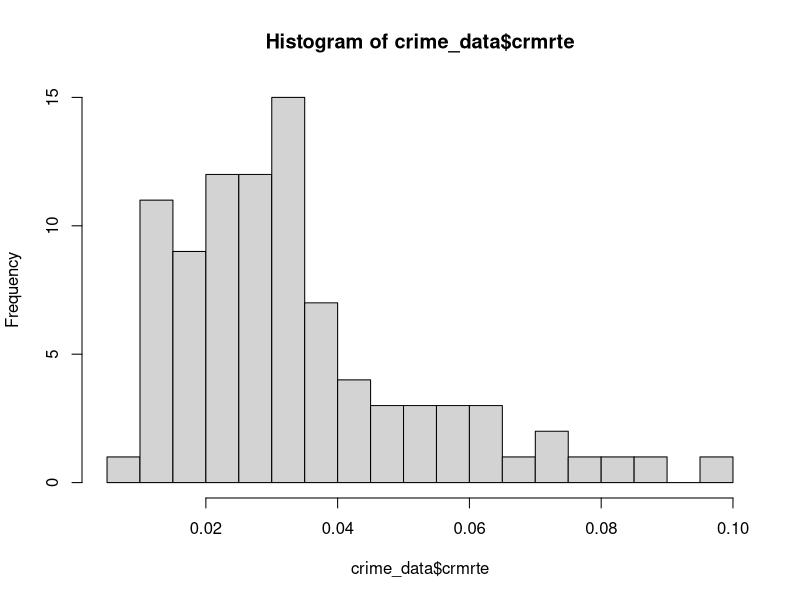
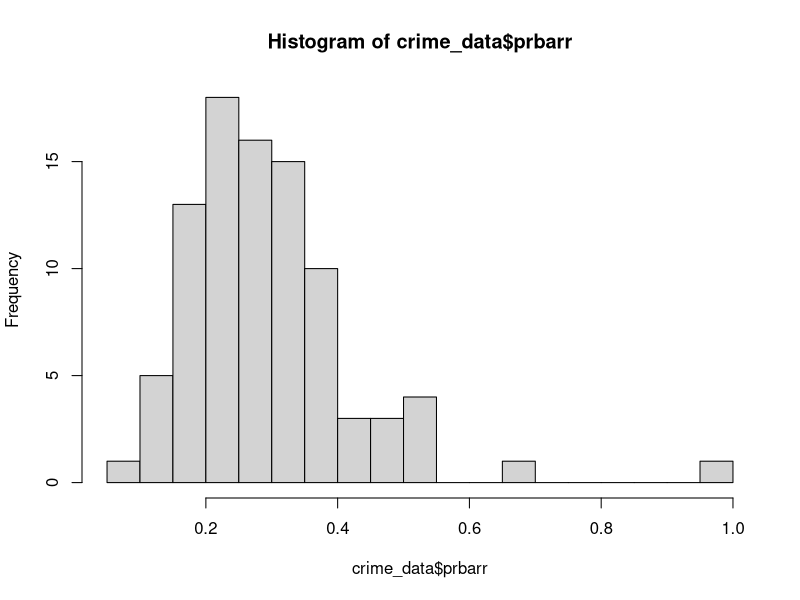

Generate these figures, in order, with R: (Note: this script raises an error after producing the figures.)
## ---- chunk 1
library(dplyr)
library(ggplot2)
library(knitr)
library(corrplot)
## ---- chunk 2
crime_data <- read.csv('../data/raw/crime_v2.csv')
## ---- chunk 3
sum(is.na(crime_data$county))
crime_data[is.na(crime_data$county),]
sum(is.na(crime_data))
## ---- chunk 4
crime_data <- crime_data[is.na(crime_data$county) == FALSE, ]
## ---- chunk 5
table(crime_data$county)
## ---- chunk 6
crime_data[crime_data$county==193, ]
## ---- chunk 7
crime_data <- crime_data[-89, ]
crime_data[crime_data$county==193, ]
table(crime_data$county)
## ---- chunk 8
table(crime_data$year)
## ---- chunk 9
crime_data$year <- '1987'
table(crime_data$year)
## ---- chunk 10
summary(crime_data$crmrte)
hist(crime_data$crmrte, breaks = 30)
## ---- chunk 11
summary(crime_data$prbarr)
## ---- chunk 12
crime_data[crime_data$prbarr>1,]
## ---- chunk 13
crime_data[crime_data$prbarr > 1,'prbarr'] <- 1
hist(crime_data$prbarr, breaks = 30)
## ---- chunk 14
table(crime_data$prbconv)
# looks like `prbconv` is coded as a factor, I will change it to numeric
crime_data$prbconv <- as.numeric(levels(crime_data$prbconv))[crime_data$prbconv]
# check on the NA values
sum(is.na(crime_data$prbconv))
summary(crime_data$prbconv)
## ---- chunk 15
crime_data[crime_data$prbconv > 1, 'prbconv'] <- 1
## ---- chunk 16
hist(crime_data$prbconv, breaks = 30, main = '# of convictions/# of arrests')
hist(crime_data$prbconv*crime_data$prbarr, breaks = 30, main = '# of convictions/# of offenses')
## ---- chunk 17
summary(crime_data$prbpris)
hist(crime_data$prbpris, main = '# of convictions resulting in prison/# of convictions', breaks = 30)
hist(crime_data$prbpris * crime_data$prbconv, main = '# of convictions resulting in prison/# of arrests', breaks = 30)
hist(crime_data$prbpris * crime_data$prbconv * crime_data$prbarr, main = '# of convictions resulting in prison/# of offenses', breaks = 30)
## ---- chunk 18
summary(crime_data$avgsen)
hist(crime_data$avgsen)
## ---- chunk 19
summary(crime_data$polpc)
hist(crime_data$polpc, breaks = 30, main = 'Police per capita')
## ---- chunk 20
summary(crime_data$density)
hist(crime_data$density, breaks = 30, main = 'People per sq mile by county')
hist(crime_data$density * crime_data$polpc, breaks = 30, main = 'Police per sq mile by county')
## ---- chunk 21
summary(crime_data$taxpc)
hist(crime_data$taxpc, breaks = 30, main = 'Tax Revenue per Capita')
## ---- chunk 22
table(crime_data$west + crime_data$central)
table(crime_data$urban)
## ---- chunk 23
crime_data[crime_data$west + crime_data$central == 2, ]
## ---- chunk 24
summary(crime_data$pctmin80)
hist(crime_data$pctmin80, breaks = 30, main = 'Percentage of minority in 1980')
## ---- chunk 25
summary(crime_data[c('wcon', 'wtuc', 'wtrd', 'wfir', 'wser', 'wmfg', 'wfed', 'wsta', 'wloc')])
row_means <- apply(X=crime_data[c('wcon', 'wtuc', 'wtrd', 'wfir', 'wser', 'wmfg', 'wfed', 'wsta', 'wloc')], MARGIN=1, FUN=mean, na.rm=TRUE)
summary(row_means)
hist(row_means, breaks = 30, main = 'Average Weekly Wages across all files')
## ---- chunk 26
crime_data[crime_data$wser>2000, ]
## ---- chunk 27
crime_data[crime_data$wser>2000, 'wser'] <- crime_data[crime_data$wser>2000, 'wser'] / 10
summary(crime_data$wser)
## ---- chunk 28
crime_data['avg_wage'] <- row_means
## ---- chunk 29
summary(crime_data$mix)
hist(crime_data$mix, main = 'Ratio of face-to-face offense vs other')
## ---- chunk 30
summary(crime_data$pctymle)
hist(crime_data$pctymle, breaks = 30, main = 'percentage of young male')
## ---- chunk 31
crime_data['pr_punishment'] <- crime_data['prbarr'] * crime_data['prbconv'] *crime_data['prbpris']
crime_data['pr_conviction_over_offenses'] <- crime_data['prbarr'] * crime_data['prbconv']
## ---- chunk 32
# renaming the variable names
colnames(crime_data) <- c('county_id', 'year', 'crime_rate', 'pr_arrest', 'pr_conviction', 'pr_sentence', 'avg_sentence',
                          'police_per_capita','population_density', 'tax_per_capita', 'is_west', 'is_central', 'is_urban',
                          'pct_minority','w_construction', 'w_tuc', 'w_sales', 'w_fin', 'w_service', 'w_manu', 'w_fed', 'w_state',
                          'w_local_gov', 'offense_mix', 'pct_young_male','avg_wage', 'pr_punishment', 'pr_conviction_over_offenses')
## ---- chunk 33
crime_cols <- crime_data[c('crime_rate', 'pr_arrest', 'pr_conviction', 'pr_sentence', 'pr_punishment', 'pr_conviction_over_offenses',
                           'avg_sentence', 'police_per_capita',
                           'population_density', 'tax_per_capita', 'is_west', 'is_central', 'is_urban', 'pct_minority',
                           'w_construction', 'w_tuc', 'w_sales', 'w_fin', 'w_service', 'w_manu', 'w_fed', 'w_state', 'w_local_gov',
                           'offense_mix', 'pct_young_male', 'avg_wage')]

crime_cols_cor = cor(crime_cols)
corrplot(crime_cols_cor, type = "upper", tl.col = "black", tl.srt = 45, tl.cex = 0.7)
